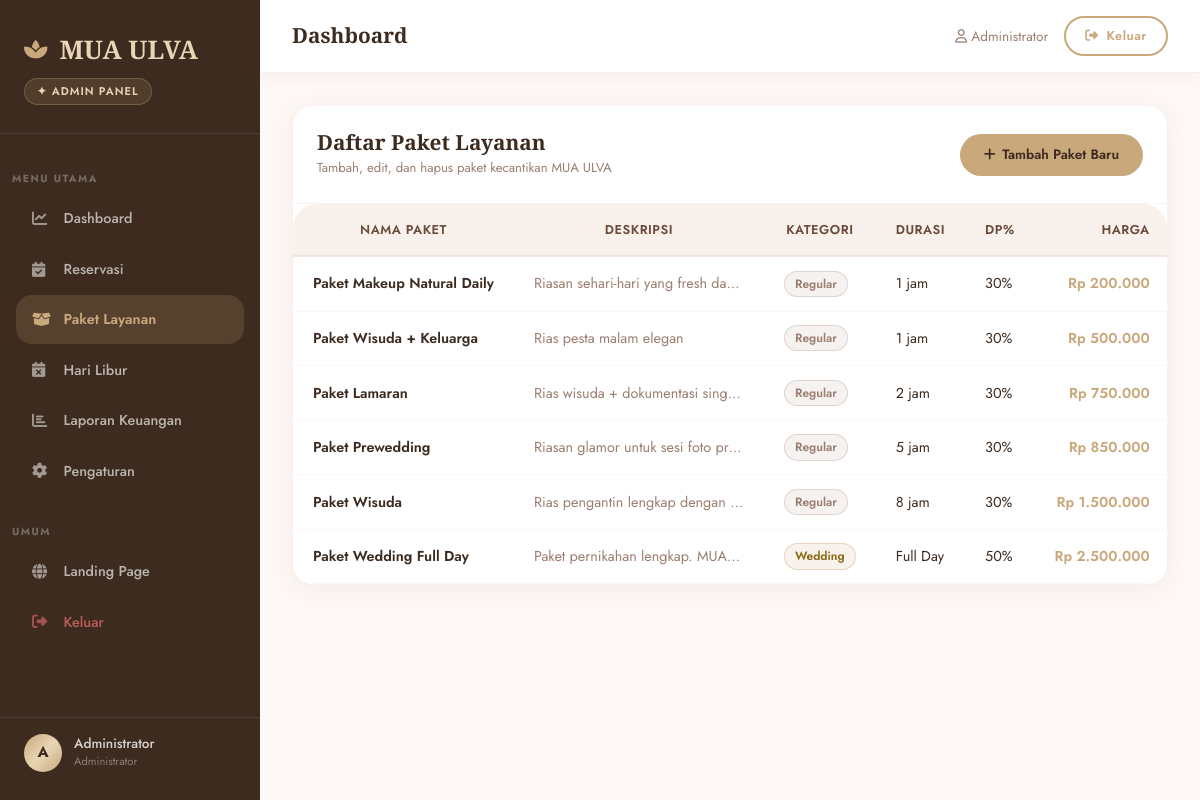
The app's page /index.php?page=admin/paket (signed in) with its own data.
### tables this page shows
CREATE TABLE `paket` (
  `id` int(11) NOT NULL,
  `nama_paket` varchar(100) NOT NULL,
  `deskripsi` text DEFAULT NULL,
  `harga` decimal(10,2) NOT NULL,
  `durasi_jam` int(11) DEFAULT 1,
  `created_at` timestamp NOT NULL DEFAULT current_timestamp(),
  `kategori` enum('regular','wedding') DEFAULT 'regular',
  `dp_persen` int(11) DEFAULT 30,
  `is_aktif` tinyint(1) DEFAULT 1
);

### controllers/PaketController.php (called while the page is built, shortened)
<?php
require_once __DIR__ . '/../models/PaketModel.php';
class PaketController extends Controller {
    public function index() {
        $model = new PaketModel();
        $paket = $model->getAll();
        $this->view('admin/paket/index', ['paket' => $paket]);
    }
}
?>

### core/Model.php (called while the page is built, shortened)
<?php
require_once __DIR__ . '/../config/database.php';
class Model {
    public function __construct() {
        global $conn;
        $this->db = $conn;
    }
}
?>

### models/PaketModel.php (called while the page is built, shortened)
<?php
require_once __DIR__ . '/../core/Model.php';
class PaketModel extends Model {
    public function getAll() {
        $sql = "SELECT * FROM paket WHERE is_aktif = 1 ORDER BY harga ASC";
        $result = $this->db->query($sql);
        return $result ? $result->fetch_all(MYSQLI_ASSOC) : [];
    }
}
?>

### views/admin/paket/index.php (the view, shortened to what this page needs)
<div style="background:#fff;border-radius:20px;border:1px solid rgba(232,196,196,0.25);box-shadow:0 4px 20px rgba(107,76,59,0.06);overflow:hidden;max-width:1000px;margin:0 auto;">
    <div style="padding:1.5rem;border-bottom:1px solid rgba(232,196,196,0.2);display:flex;justify-content:space-between;align-items:center;flex-wrap:wrap;gap:1rem;">
        <div>
            <h3 style="font-family:var(--font-display);font-size:1.3rem;font-weight:600;color:var(--clr-brown-deep);">Daftar Paket Layanan</h3>
            <p style="font-size:0.82rem;color:var(--clr-muted);margin-top:2px;">Tambah, edit, dan hapus paket kecantikan MUA ULVA</p>
        </div>
        <a href="index.php?page=admin/paket/create" style="background:var(--clr-gold);color:var(--clr-brown-deep);padding:0.6rem 1.5rem;border-radius:50px;font-size:0.85rem;font-weight:600;text-decoration:none;display:inline-flex;align-items:center;gap:0.4rem;" onmouseover="this.style.background='var(--clr-brown-deep)';this.style.color='var(--clr-gold)'" onmouseout="this.style.background='var(--clr-gold)';this.style.color='var(--clr-brown-deep)'">
            <i class="fas fa-plus"></i> Tambah Paket Baru
        </a>
    </div>
    <?php if (empty($paket)): ?>
    <div style="padding:4rem;text-align:center;color:var(--clr-muted);">
        <i class="fas fa-box-open" style="font-size:3rem;opacity:0.3;margin-bottom:1rem;display:block;"></i>
        Belum ada paket yang dibuat.
    </div>
    <?php else: ?>
    <div class="table-responsive">
        <table class="table-premium">
            <thead>
                <tr>
                    <th style="padding:0.9rem 1.25rem;">Nama Paket</th>
                    <th style="padding:0.9rem 1.25rem;">Deskripsi</th>
                    <th style="padding:0.9rem 1.25rem;">Kategori</th>
                    <th style="padding:0.9rem 1.25rem;">Durasi</th>
                    <th style="padding:0.9rem 1.25rem;">DP%</th>
                    <th style="padding:0.9rem 1.25rem;text-align:right;">Harga</th>
                </tr>
            </thead>
            <tbody>
                <?php foreach ($paket ?? [] as $p): ?>
                <tr style="border-bottom:1px solid rgba(232,196,196,0.15);transition:background 0.2s;" onmouseover="this.style.background='rgba(253,248,245,0.8)'" onmouseout="this.style.background=''">
                    <td style="padding:0.85rem 1.25rem;font-weight:600;white-space:nowrap;"><?= htmlspecialchars($p['nama_paket']) ?></td>
                    <td style="padding:0.85rem 1.25rem;max-width:250px;overflow:hidden;text-overflow:ellipsis;white-space:nowrap;color:var(--clr-muted);"><?= htmlspecialchars($p['deskripsi'] ?? '-') ?></td>
                    <td style="padding:0.85rem 1.25rem;white-space:nowrap;">
                        <span style="display:inline-block;padding:2px 10px;border-radius:20px;font-size:0.75rem;font-weight:600;<?= ($p['kategori'] ?? 'regular') === 'wedding' ? 'background:rgba(201,168,124,0.15);color:#8B6914;border:1px solid rgba(201,168,124,0.4);' : 'background:rgba(156,126,112,0.1);color:var(--clr-muted);border:1px solid rgba(156,126,112,0.25);' ?>">
                            <?= ucfirst($p['kategori'] ?? 'regular') ?>
                        </span>
                    </td>
                    <td style="padding:0.85rem 1.25rem;white-space:nowrap;"><?= ($p['kategori'] ?? 'regular') === 'wedding' ? 'Full Day' : ($p['durasi_jam'] ?? 2) . ' jam' ?></td>
                    <td style="padding:0.85rem 1.25rem;white-space:nowrap;"><?= $p['dp_persen'] ?? 30 ?>%</td>
                    <td style="padding:0.85rem 1.25rem;font-weight:600;color:var(--clr-gold);text-align:right;white-space:nowrap;">Rp <?= number_format($p['harga'], 0, ',', '.') ?></td>
                </tr>
                <?php endforeach; ?>
            </tbody>
        </table>
    </div>
    <?php endif; ?>
</div>

### public/css/style.css (style rules this page uses)
:root { --clr-cream: #FDF8F5; --clr-cream-2: #F9F1EC; --clr-rose: #E8C4C4; --clr-rose-dark: #C9A0A0; --clr-rose-deeper: #A87070; --clr-gold: #C9A87C; --clr-gold-light: #E8D5B5; --clr-brown: #6B4C3B; --clr-brown-deep: #3D2B1F; --clr-dark: #1A0F0A; --clr-white: #FFFFFF; --clr-muted: #9C7E70; --clr-success: #6DBE8F; --clr-warning: #E8C66E; --clr-danger: #E87070; --clr-info: #7AB3D4; --grad-hero: linear-gradient(135deg, #FDF0EC 0%, #F5E6E0 50%, #EDD5CC 100%); --grad-gold: linear-gradient(135deg, #C9A87C, #E8D5B5, #C9A87C); --grad-rose: linear-gradient(135deg, #E8C4C4, #C9A0A0); --grad-dark: linear-gradient(135deg, #3D2B1F, #6B4C3B); --grad-card: linear-gradient(145deg, #FFFFFF, #FDF8F5); --font-display: 'Cormorant Garamond', Georgia, serif; --font-body: 'Jost', system-ui, sans-serif; --space-xs: 0.5rem; --space-sm: 1rem; --space-md: 1.5rem; --space-lg: 2.5rem; --space-xl: 4rem; --space-2xl: 6rem; --r-sm: 8px; --r-md: 16px; --r-lg: 24px; --r-xl: 40px; --r-pill: 9999px; --shadow-sm: 0 2px 8px rgba(107, 76, 59, 0.08); --shadow-md: 0 8px 30px rgba(107, 76, 59, 0.12); --shadow-lg: 0 20px 60px rgba(107, 76, 59, 0.15); --shadow-gold: 0 8px 30px rgba(201, 168, 124, 0.35); --shadow-rose: 0 8px 30px rgba(232, 196, 196, 0.45); --ease: cubic-bezier(0.25, 0.46, 0.45, 0.94); --ease-bounce: cubic-bezier(0.34, 1.56, 0.64, 1); --dur-fast: 0.2s; --dur-med: 0.4s; --dur-slow: 0.7s; }
*, *::before, *::after { box-sizing: border-box; margin: 0; padding: 0; }
html { scroll-behavior: smooth; font-size: 16px; }
body { font-family: var(--font-body); background-color: var(--clr-cream); color: var(--clr-brown-deep); line-height: 1.7; overflow-x: hidden; -webkit-font-smoothing: antialiased; }
h1, h2, h3, h4, h5, h6 { font-family: var(--font-display); color: var(--clr-brown-deep); line-height: 1.2; }
a { text-decoration: none; color: inherit; }
.table-premium { width: 100%; border-collapse: collapse; font-size: 0.9rem; }
.table-premium thead th { background: var(--clr-cream-2); color: var(--clr-brown); font-weight: 600; font-size: 0.8rem; letter-spacing: 0.5px; text-transform: uppercase; padding: 0.85rem 1.2rem; border-bottom: 2px solid rgba(232, 196, 196, 0.4); white-space: nowrap; }
.table-premium tbody tr { border-bottom: 1px solid rgba(232, 196, 196, 0.2); transition: background var(--dur-fast); }
.table-premium tbody td { padding: 0.85rem 1.2rem; vertical-align: middle; }
.table-responsive { overflow-x: auto; border-radius: var(--r-lg); }

### records on screen
paket: nama_paket "Paket Makeup Natural Daily", deskripsi "Riasan sehari-hari yang fresh da…", kategori "Regular", durasi_jam "1", dp_persen "30", harga "200.000"
paket: nama_paket "Paket Wisuda + Keluarga", deskripsi "Rias pesta malam elegan", kategori "Regular", durasi_jam "1", dp_persen "30", harga "500.000"
paket: nama_paket "Paket Lamaran", deskripsi "Rias wisuda + dokumentasi singkat", kategori "Regular", durasi_jam "2", dp_persen "30", harga "750.000"
paket: nama_paket "Paket Prewedding", deskripsi "Riasan glamor untuk sesi foto pr…", kategori "Regular", durasi_jam "5", dp_persen "30", harga "850.000"
paket: nama_paket "Paket Wisuda", deskripsi "Rias pengantin lengkap dengan…", kategori "Regular", durasi_jam "8", dp_persen "30", harga "1.500.000"
paket: nama_paket "Paket Wedding Full Day", deskripsi "Paket pernikahan lengkap. MUA…", kategori "Wedding", dp_persen "50", harga "2.500.000"

### other values on screen
$link['label'] "Dashboard"
$link['label'] "Reservasi"
$link['label'] "Paket Layanan"
$link['label'] "Hari Libur"
$link['label'] "Laporan Keuangan"
$link['label'] "Pengaturan"
$avatar "A"
$nama "Administrator"
